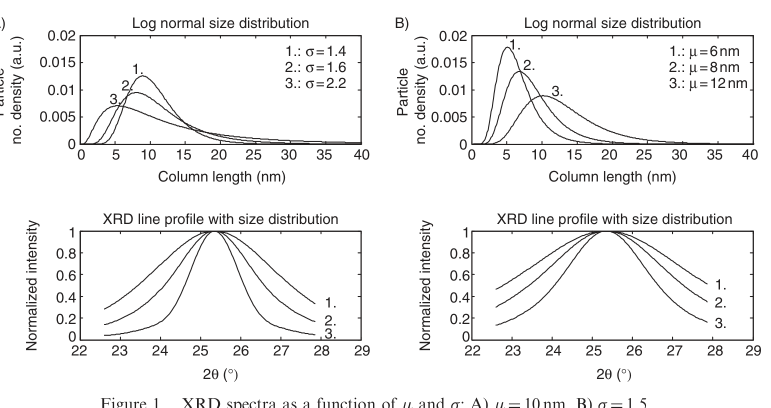
#> input picture examples/scrape/fig_1.png, 1542 x 815 px (shown at 1/2 size)
$ python extract_axis_sidecars.py ../examples/scrape
#> lines starting #> are read from the running program, lines starting #| are printed output that depends on the picture; after the words box and inside, x2 and y2 are one past the last pixel; in counts of white or black regions, pixels touching at a corner belong together
### xrd_digitization/axis_sidecar.py
"""Persist and reload axis calibration for text-stripped (e.g. ClipDrop) figures.

Calibrate on the original image, save a sidecar, then digitize the cleaned PNG
by reusing the saved crop bbox and AxisCalibrationResult — never re-OCR or
re-crop the cleaned image.
"""

from __future__ import annotations

import json
import logging
from dataclasses import dataclass
from pathlib import Path
from typing import Any

import cv2
import numpy as np

from xrd_digitization.calibrate_axes import (
    _select_arithmetic_number_sequence,
    calibrate_axes,
)
from xrd_digitization.crop_plot_area import crop_plot_area
from xrd_digitization.types import AxisCalibrationResult, PlotCropResult

LOGGER = logging.getLogger(__name__)

MIN_OCR_TICK_PAIRS = 3
MIN_OCR_CONFIDENCE = 0.55
MAX_X_SPAN_DEG = 120.0
MIN_X_SPAN_DEG = 15.0
SIDECAR_SCHEMA_VERSION = 1


@dataclass(frozen=True)
class AxisSidecar:
    """Saved axis calibration plus the geometry needed to reuse it on a clean image."""

    calibration: AxisCalibrationResult
    image_width: int
    image_height: int
    plot_crop_bbox: tuple[int, int, int, int]
    source_image: str
    warnings: list[str]


class AxisSidecarError(ValueError):
    """Invalid or unusable axis sidecar."""


# [207 lines left out: functions axis_calibration_to_dict, axis_calibration_from_dict, _arithmetic_tick_warnings, x_calibration_is_usable, sidecar_to_dict, sidecar_from_dict and 5 more, not called in this run]


def build_sidecar_from_image(
    image_bgr: np.ndarray,
    *,
    source_image: str,
) -> AxisSidecar:
    """Calibrate axes on an original (text-bearing) figure and package a sidecar."""
    plot_crop = crop_plot_area(image_bgr)
    calibration = calibrate_axes(plot_crop, full_image_bgr=image_bgr)
    warnings = list(calibration.warnings)
    warnings.extend(_arithmetic_tick_warnings(calibration.tick_pairs))
    usable, reasons = x_calibration_is_usable(calibration)
    if not usable:
        warnings.extend(reasons)
        warnings.append("x_calibration_unusable")
    height, width = image_bgr.shape[:2]
    return AxisSidecar(
        calibration=calibration,
        image_width=int(width),
        image_height=int(height),
        plot_crop_bbox=(
            int(plot_crop.bbox[0]),
            int(plot_crop.bbox[1]),
            int(plot_crop.bbox[2]),
            int(plot_crop.bbox[3]),
        ),
        source_image=source_image,
        warnings=warnings,
    )


def extract_axis_sidecar_for_path(
    image_path: Path,
    *,
    output_path: Path | None = None,
) -> AxisSidecar:
    """Load an original PNG, calibrate, and write ``*.axes.json`` beside it."""
    image_path = Path(image_path)
    image_bgr = cv2.imread(str(image_path))
#> image_bgr is the input picture: shape (815, 1542, 3); mean B, G, R 242, 242, 242.2
    if image_bgr is None:
        raise AxisSidecarError(f"Could not load image: {image_path}")
    sidecar = build_sidecar_from_image(image_bgr, source_image=image_path.name)
    out = output_path or image_path.with_name(f"{image_path.stem}.axes.json")
    save_axis_sidecar(out, sidecar)
    LOGGER.info(
        "Wrote axis sidecar %s (method=%s x=[%.3f,%.3f] ticks=%d)",
        out.name,
        sidecar.calibration.method,
        sidecar.calibration.x_min,
        sidecar.calibration.x_max,
        len(sidecar.calibration.tick_pairs),
    )
    return sidecar


# [30 lines left out: function load_sidecar_for_digitize, not called in this run]

### xrd_digitization/crop_plot_area.py
from __future__ import annotations

from pathlib import Path

import cv2
import numpy as np

from xrd_digitization.types import PlotCropResult

MIN_PLOT_WIDTH = 40
MIN_PLOT_HEIGHT = 40


def _detect_axis_lines(gray: np.ndarray) -> tuple[int | None, int | None, int | None, int | None]:
    """Return (left, right, top, bottom) plot bounds from axis-like lines."""
    height, width = gray.shape
    blur = cv2.GaussianBlur(gray, (3, 3), 0)
    edges = cv2.Canny(blur, 40, 120)
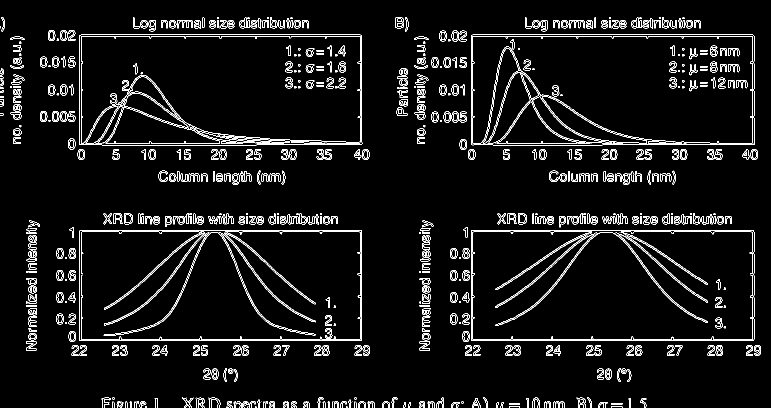
#> edges: shape (815, 1542) (shown at 1/2 size); 5.2% white in thin lines or dots

    vertical_kernel = cv2.getStructuringElement(cv2.MORPH_RECT, (1, max(15, height // 20)))
    horizontal_kernel = cv2.getStructuringElement(cv2.MORPH_RECT, (max(15, width // 20), 1))

    vertical = cv2.morphologyEx(edges, cv2.MORPH_CLOSE, vertical_kernel)
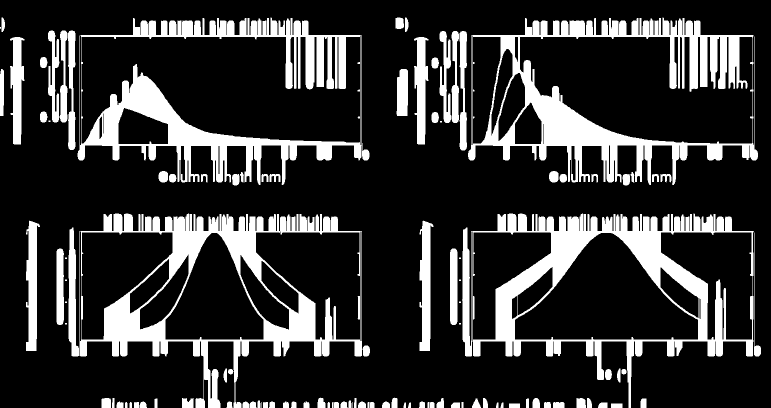
#> vertical: shape (815, 1542) (shown at 1/2 size); 20.3% white; 109 white regions (11 under 20 px), largest, box (x1, y1, x2, y2) and area: (924, 427, 1522, 815) 52446, (936, 35, 1516, 370) 50688, (159, 427, 724, 815) 49561
    horizontal = cv2.morphologyEx(edges, cv2.MORPH_CLOSE, horizontal_kernel)
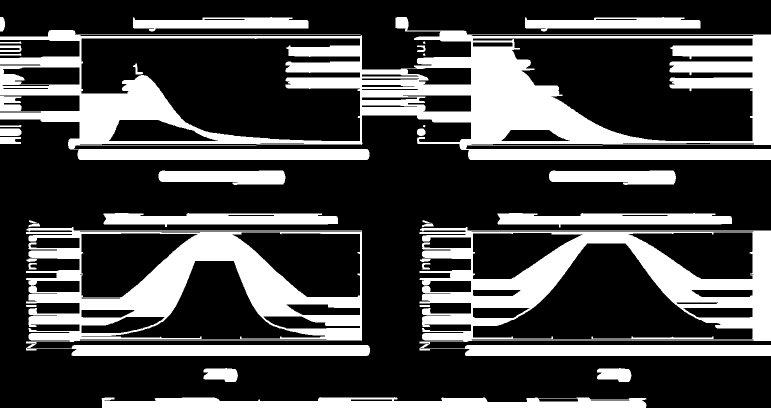
#> horizontal: shape (815, 1542) (shown at 1/2 size); 28.9% white; 31 white regions (3 under 20 px), largest, box (x1, y1, x2, y2) and area: (0, 34, 1542, 320) 151598, (52, 454, 740, 712) 71657, (839, 454, 1542, 712) 71355

    left_scores = vertical[:, : int(width * 0.35)].sum(axis=0)
#> left_scores = 539 values, max 128010 at index 162, min 0 at index 10, mean 43898.8
    right_scores = vertical[:, int(width * 0.65) :].sum(axis=0)
#> right_scores = 540 values, max 127755 at index 503, min 0 at index 520, mean 46274
#> (the rest of the program and of its run is left out)
